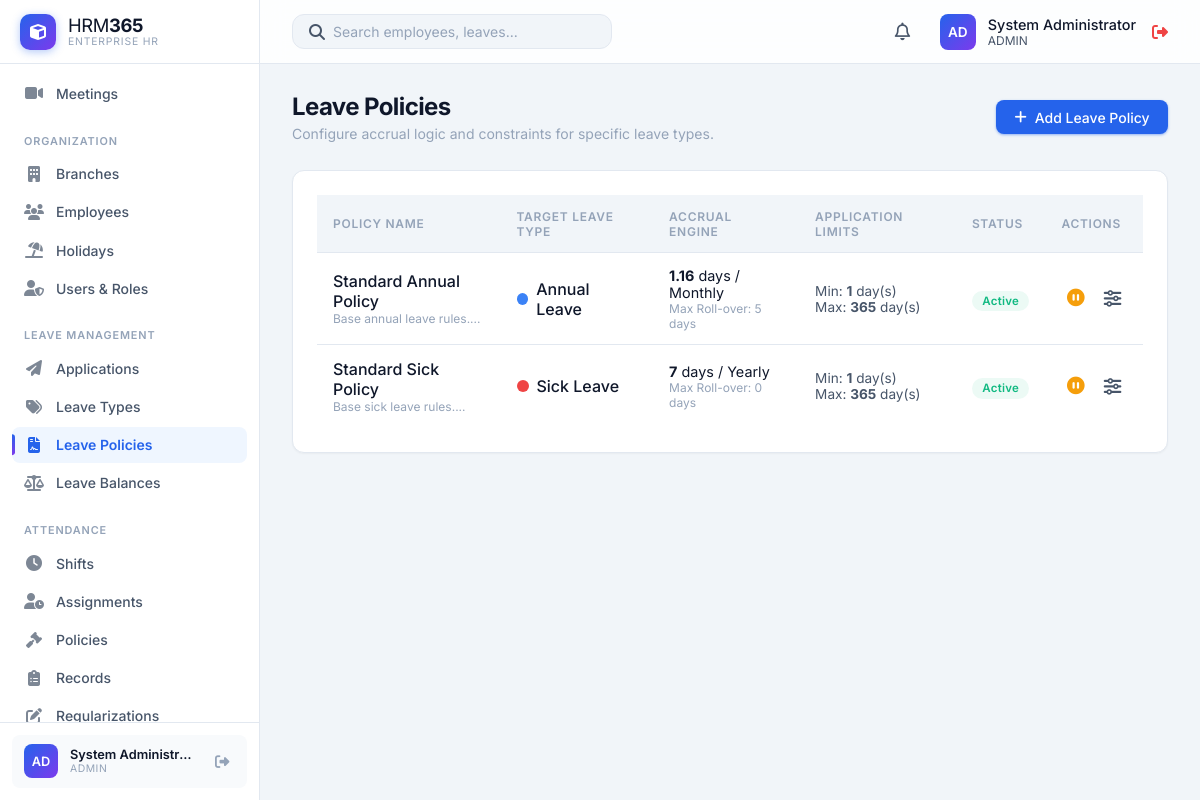
Page /HRM365/modules/leave_policies/index.php (signed in) on the earlier database version.
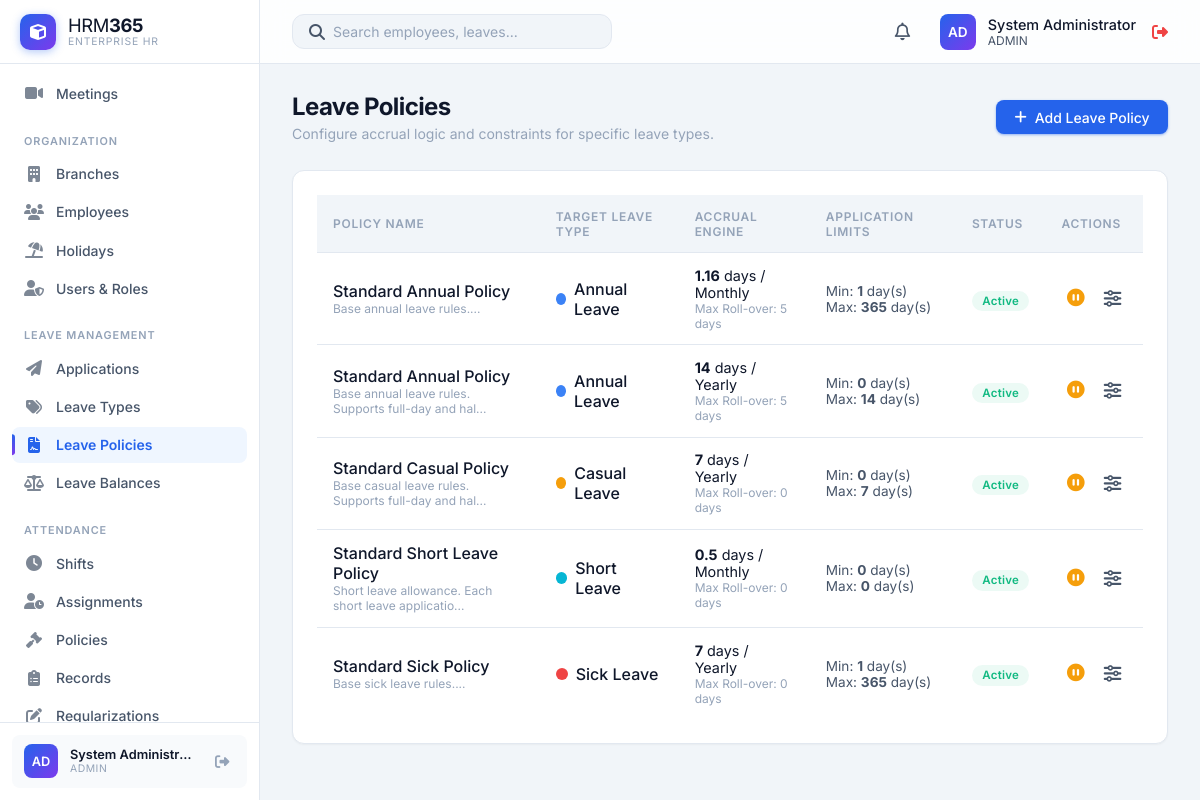
Same page on the later database version.
### tables this page shows
CREATE TABLE `users` (
  `id` int(11) NOT NULL,
  `username` varchar(50) NOT NULL,
  `password` varchar(255) NOT NULL,
  `full_name` varchar(100) DEFAULT NULL,
  `role` enum('admin','HR','manager','employee') DEFAULT 'employee',
  `status` enum('Active','Inactive') DEFAULT 'Active',
  `language` varchar(20) DEFAULT 'English',
  `department` varchar(50) DEFAULT NULL,
  `employee_id` int(11) DEFAULT NULL,
  `created_at` timestamp NOT NULL DEFAULT current_timestamp()
);

CREATE TABLE `leave_policies` (
  `id` int(11) NOT NULL,
  `name` varchar(100) NOT NULL,
  `description` text DEFAULT NULL,
  `leave_type_id` int(11) NOT NULL,
  `accrual_type` enum('Monthly','Quarterly','Yearly','Fixed allocation') NOT NULL,
  `accrual_rate` decimal(5,2) NOT NULL,
  `carry_forward_limit` int(11) DEFAULT 0,
  `min_days_per_application` decimal(5,2) DEFAULT 1.00,
  `max_days_per_application` decimal(5,2) DEFAULT 365.00,
  `status` enum('Active','Inactive') DEFAULT 'Active',
  `created_at` timestamp NOT NULL DEFAULT current_timestamp(),
  `updated_at` timestamp NOT NULL DEFAULT current_timestamp() ON UPDATE current_timestamp()
);

CREATE TABLE `leave_types` (
  `id` int(11) NOT NULL,
  `name` varchar(100) NOT NULL,
  `description` text DEFAULT NULL,
  `max_days_per_year` int(11) DEFAULT 0,
  `is_paid` tinyint(1) DEFAULT 1,
  `color` varchar(20) DEFAULT '#3b82f6',
  `status` enum('Active','Inactive') DEFAULT 'Active',
  `created_at` timestamp NOT NULL DEFAULT current_timestamp()
);

### HRM365/includes/db.php (called while the page is built, shortened)
<?php
if (!function_exists('app_url')) {
    function app_url(string $path = ''): string
    {
        $base = APP_BASE_URL;
        $path = ltrim($path, '/');
        return $path === '' ? $base : $base . '/' . $path;
    }
}
?>

### HRM365/includes/auth.php (called while the page is built, shortened)
<?php
require_once __DIR__ . '/db.php';
$currentUser = [
    'id' => $_SESSION['user_id'],
    'username' => $_SESSION['username'],
    'role' => $_SESSION['role'] ?? 'employee',
    'employee_id' => $_SESSION['employee_id'] ?? null,
    'department' => null
];
$userStmt = $pdo->prepare("SELECT username, role, full_name, employee_id, department FROM users WHERE id = ? AND status = 'Active'");
$userStmt->execute([$currentUser['id']]);
$freshUser = $userStmt->fetch();
$currentUser['username'] = $freshUser['username'];
$currentUser['role'] = $freshUser['role'];
$currentUser['employee_id'] = $freshUser['employee_id'];
$currentUser['department'] = $freshUser['department'];
if ($currentUser['employee_id']) {
    $authStmt = $pdo->prepare("SELECT department FROM employees WHERE id = ?");
    $authStmt->execute([$currentUser['employee_id']]);
    $authEmp = $authStmt->fetch();
    if ($authEmp) {
        $currentUser['department'] = $authEmp['department'];
    }
}
?>

### HRM365/modules/leave_policies/index.php (the view, shortened to what this page needs)
<?php
require_once '../../includes/db.php';
require_once '../../includes/auth.php';
$stmt = $pdo->query("
    SELECT p.*, t.name as leave_type_name, t.color
    FROM leave_policies p
    JOIN leave_types t ON p.leave_type_id = t.id
    ORDER BY p.name ASC
");
$policies = $stmt->fetchAll();
include '../../includes/header.php';
?>
<div class="page-header">
    <div>
        <h1 class="page-title">Leave Policies</h1>
        <div class="page-subtitle">Configure accrual logic and constraints for specific leave types.</div>
    </div>
    <?php if (in_array($currentUser['role'], ['admin', 'HR'])): ?>
        <a href="create.php" class="btn btn-primary">
            <i class="fas fa-plus"></i> Add Leave Policy
        </a>
    <?php endif; ?>
</div>
<div class="card">
    <div class="table-container">
        <table class="table">
            <thead>
                <tr>
                    <th>Policy Name</th>
                    <th>Target Leave Type</th>
                    <th>Accrual Engine</th>
                    <th>Application Limits</th>
                    <th>Status</th>
                    <th>Actions</th>
                </tr>
            </thead>
            <tbody>
                <?php foreach ($policies as $p): ?>
                <tr>
                    <td>
                        <div style="font-weight: 500; color: var(--text-primary);"><?php echo htmlspecialchars($p['name']); ?></div>
                        <div style="font-size: 0.75rem; color: var(--text-muted);"><?php echo htmlspecialchars(substr($p['description'], 0, 50)); ?>...</div>
                    </td>
                    <td>
                        <div style="display: flex; align-items: center; gap: 0.5rem;">
                            <div style="width: 12px; height: 12px; border-radius: 50%; background-color: <?php echo htmlspecialchars($p['color']); ?>;"></div>
                            <span style="font-weight: 500;"><?php echo htmlspecialchars($p['leave_type_name']); ?></span>
                        </div>
                    </td>
                    <td>
                        <div style="font-size: 0.9rem;"><strong><?php echo floatval($p['accrual_rate']); ?></strong> days / <?php echo htmlspecialchars($p['accrual_type']); ?></div>
                        <div style="font-size: 0.75rem; color: var(--text-muted);">Max Roll-over: <?php echo intval($p['carry_forward_limit']); ?> days</div>
                    </td>
                    <td>
                        <div style="font-size: 0.85rem; color: var(--text-secondary);">Min: <strong><?php echo intval($p['min_days_per_application']); ?></strong> day(s)</div>
                        <div style="font-size: 0.85rem; color: var(--text-secondary);">Max: <strong><?php echo intval($p['max_days_per_application']); ?></strong> day(s)</div>
                    </td>
                    <td>
                        <?php if ($p['status'] === 'Active'): ?>
                            <span class="status-badge status-active">Active</span>
                        <?php else: ?>
                            <span class="status-badge" style="background: var(--bg-hover); color: var(--text-muted);">Inactive</span>
                        <?php endif; ?>
                    </td>
                    <td>
                        <?php if (in_array($currentUser['role'], ['admin', 'HR'])): ?>
                            <div style="display: flex; gap: 0.5rem;">
                                <form action="toggle_status.php" method="POST" style="margin: 0;">
                                    <?php if ($p['status'] === 'Active'): ?>
                                        <button type="submit" class="action-btn" style="color: var(--accent-warning);" title="Deactivate Policy"><i class="fas fa-pause-circle"></i></button>
                                    <?php else: ?>
                                        <input type="hidden" name="status" value="Active">
                                        <button type="submit" class="action-btn" style="color: var(--accent-success);" title="Activate Policy"><i class="fas fa-play-circle"></i></button>
                                    <?php endif; ?>
                                </form>
                                <a href="edit.php?id=<?php echo $p['id']; ?>" class="action-btn" title="Edit Engine Rules"><i class="fas fa-sliders-h"></i></a>
                            </div>
                        <?php else: ?>
                            <span style="color: var(--text-muted); font-size: 0.8rem;">View only</span>
                        <?php endif; ?>
                    </td>
                </tr>
                <?php endforeach; ?>
            </tbody>
        </table>
    </div>
</div>
<?php include '../../includes/footer.php'; ?>

### HRM365/includes/header.php (shortened to what this page needs)
<?php
require_once __DIR__ . '/auth.php';
$stylesheetPath = __DIR__ . '/../css/styles.css';
$stylesheetVersion = is_file($stylesheetPath) ? filemtime($stylesheetPath) : time();
?>
<!DOCTYPE html>
<html lang="en">
<head>
    <link rel="stylesheet" href="<?php echo app_url('css/styles.css'); ?>?v=<?php echo $stylesheetVersion; ?>">
    <link rel="stylesheet" href="https://cdnjs.cloudflare.com/ajax/libs/font-awesome/6.4.0/css/all.min.css">
</head>
<body>
    <?php include 'sidebar.php'; ?>
    <div class="main-wrapper">
        <header class="top-header">
            <div class="header-search">
                <i class="fas fa-search text-secondary"></i>
                <input type="text" id="globalSearchInput" placeholder="Search employees, leaves..." autocomplete="off">
            </div>
            <div class="header-actions">
                <a href="<?php echo app_url('modules/notifications/index.php'); ?>" class="action-btn" title="Notifications">
                    <i class="far fa-bell"></i>
                </a>
                <div class="user-profile" style="display: flex; align-items: center; gap: 1rem;">
                    <a href="<?php echo app_url('profile.php'); ?>" style="display: flex; align-items: center; gap: 0.75rem; text-decoration: none; color: inherit;">
                        <div class="avatar"><?php echo strtoupper(substr($currentUser['username'], 0, 2)); ?></div>
                        <div class="user-info">
                            <div style="font-size: 0.9rem; font-weight: 500; color: var(--text-primary);">
                                <?php echo htmlspecialchars($_SESSION['full_name'] ?? $currentUser['username']); ?>
                            </div>
                            <div style="font-size: 0.75rem; color: var(--text-secondary); text-transform: uppercase;">
                                <?php echo htmlspecialchars($currentUser['role']); ?>
                            </div>
                        </div>
                    </a>
                    <a href="<?php echo app_url('logout.php'); ?>" style="color: var(--accent-danger);" title="Logout"><i class="fas fa-sign-out-alt"></i></a>
                </div>
            </div>
        </header>
        <main class="content-area">

### HRM365/includes/sidebar.php (shortened to what this page needs)
<aside class="sidebar">
    <div class="sidebar-header">
        <a href="<?php echo app_url('modules/dashboard/index.php'); ?>" class="sidebar-logo">
            <div class="logo-icon">
                <i class="fas fa-cube"></i>
            </div>
            <div class="logo-text">
                <span class="logo-brand">HRM<strong>365</strong></span>
                <span class="logo-tagline">Enterprise HR</span>
            </div>
        </a>
    </div>
    <nav class="sidebar-nav" id="sidebarNav">
        <?php $uri = $_SERVER['REQUEST_URI']; ?>
        <a href="<?php echo app_url('modules/calendar/index.php'); ?>" class="nav-item <?php echo strpos($uri, '/modules/calendar') !== false ? 'active' : ''; ?>">
        </a>
        <a href="<?php echo app_url('modules/meetings/index.php'); ?>" class="nav-item <?php echo strpos($uri, '/modules/meetings') !== false ? 'active' : ''; ?>">
            <i class="fas fa-video nav-icon"></i>
            <span>Meetings</span>
        </a>
        <?php if (in_array($currentUser['role'], ['admin', 'manager', 'HR'])): ?>
        <div class="nav-section-label">Organization</div>
        <a href="<?php echo app_url('modules/branches/index.php'); ?>" class="nav-item <?php echo strpos($uri, '/modules/branches') !== false ? 'active' : ''; ?>">
            <i class="fas fa-building nav-icon"></i>
            <span>Branches</span>
        </a>
        <a href="<?php echo app_url('modules/employees/index.php'); ?>" class="nav-item <?php echo strpos($uri, '/modules/employees') !== false ? 'active' : ''; ?>">
            <i class="fas fa-users nav-icon"></i>
            <span>Employees</span>
        </a>
        <a href="<?php echo app_url('modules/holidays/index.php'); ?>" class="nav-item <?php echo strpos($uri, '/modules/holidays') !== false ? 'active' : ''; ?>">
            <i class="fas fa-umbrella-beach nav-icon"></i>
            <span>Holidays</span>
        </a>
        <?php endif; ?>
        <?php if (in_array($currentUser['role'], ['admin', 'HR'])): ?>
        <a href="<?php echo app_url('modules/users/index.php'); ?>" class="nav-item <?php echo strpos($uri, '/modules/users') !== false ? 'active' : ''; ?>">
            <i class="fas fa-user-shield nav-icon"></i>
            <span>Users & Roles</span>
        </a>
        <?php endif; ?>
        <div class="nav-section-label">Leave Management</div>
        <a href="<?php echo app_url('modules/leave_applications/index.php'); ?>" class="nav-item <?php echo strpos($uri, '/modules/leave_applications') !== false ? 'active' : ''; ?>">
            <i class="fas fa-paper-plane nav-icon"></i>
            <span>Applications</span>
        </a>
        <a href="<?php echo app_url('modules/leave_types/index.php'); ?>" class="nav-item <?php echo strpos($uri, '/modules/leave_types') !== false ? 'active' : ''; ?>">
            <i class="fas fa-tags nav-icon"></i>
            <span>Leave Types</span>
        </a>
        <a href="<?php echo app_url('modules/leave_policies/index.php'); ?>" class="nav-item <?php echo strpos($uri, '/modules/leave_policies') !== false ? 'active' : ''; ?>">
            <i class="fas fa-file-contract nav-icon"></i>
            <span>Leave Policies</span>
        </a>
        <a href="<?php echo app_url('modules/leave_balances/index.php'); ?>" class="nav-item <?php echo strpos($uri, '/modules/leave_balances') !== false ? 'active' : ''; ?>">
            <i class="fas fa-balance-scale nav-icon"></i>
            <span>Leave Balances</span>
        </a>
        <div class="nav-section-label">Attendance</div>
        <?php if (in_array($currentUser['role'], ['admin', 'HR'])): ?>
        <a href="<?php echo app_url('modules/shifts/index.php'); ?>" class="nav-item <?php echo strpos($uri, '/modules/shifts') !== false ? 'active' : ''; ?>">
            <i class="fas fa-clock nav-icon"></i>
            <span>Shifts</span>
        </a>
        <a href="<?php echo app_url('modules/attendance_assignments/index.php'); ?>" class="nav-item <?php echo strpos($uri, '/modules/attendance_assignments') !== false ? 'active' : ''; ?>">
            <i class="fas fa-user-clock nav-icon"></i>
            <span>Assignments</span>
        </a>
        <a href="<?php echo app_url('modules/attendance_policies/index.php'); ?>" class="nav-item <?php echo strpos($uri, '/modules/attendance_policies') !== false ? 'active' : ''; ?>">
            <i class="fas fa-gavel nav-icon"></i>
            <span>Policies</span>
        </a>
        <?php endif; ?>
        <a href="<?php echo app_url('modules/attendance_records/index.php'); ?>" class="nav-item <?php echo strpos($uri, '/modules/attendance_records') !== false ? 'active' : ''; ?>">
            <i class="fas fa-clipboard-list nav-icon"></i>
            <span>Records</span>
        </a>
        <a href="<?php echo app_url('modules/regularizations/index.php'); ?>" class="nav-item <?php echo strpos($uri, '/modules/regularizations') !== false ? 'active' : ''; ?>">
            <i class="fas fa-edit nav-icon"></i>
            <span>Regularizations</span>
        </a>
    </nav>
    <div class="sidebar-footer">
        <div class="sidebar-user">
            <div class="avatar"><?php echo strtoupper(substr($currentUser['username'], 0, 2)); ?></div>
            <div class="sidebar-user-info">
                <div class="sidebar-user-name"><?php echo htmlspecialchars($_SESSION['full_name'] ?? $currentUser['username']); ?></div>
                <div class="sidebar-user-role"><?php echo htmlspecialchars($currentUser['role']); ?></div>
            </div>
            <a href="<?php echo app_url('logout.php'); ?>" class="sidebar-logout" title="Logout"><i class="fas fa-sign-out-alt"></i></a>
        </div>
    </div>
</aside>

### HRM365/includes/footer.php (shortened to what this page needs)
        </main>
    </div>
</body>
</html>

Differences in the rows shown:
added leave_policies: name "Standard Annual Policy", description "Base annual leave rules. Supports full-day and hal", leave_type.name "Annual Leave", accrual_rate "14", accrual_type "Yearly", carry_forward_limit "5", min_days_per_application "0", max_days_per_application "14", status "Active"
added leave_policies: name "Standard Casual Policy", description "Base casual leave rules. Supports full-day and hal", leave_type.name "Casual Leave", accrual_rate "7", accrual_type "Yearly", carry_forward_limit "0", min_days_per_application "0", max_days_per_application "7", status "Active"
added leave_policies: name "Standard Short Leave Policy", description "Short leave allowance. Each short leave applicatio", leave_type.name "Short Leave", accrual_rate "0.5", accrual_type "Monthly", carry_forward_limit "0", min_days_per_application "0", max_days_per_application "0", status "Active"
